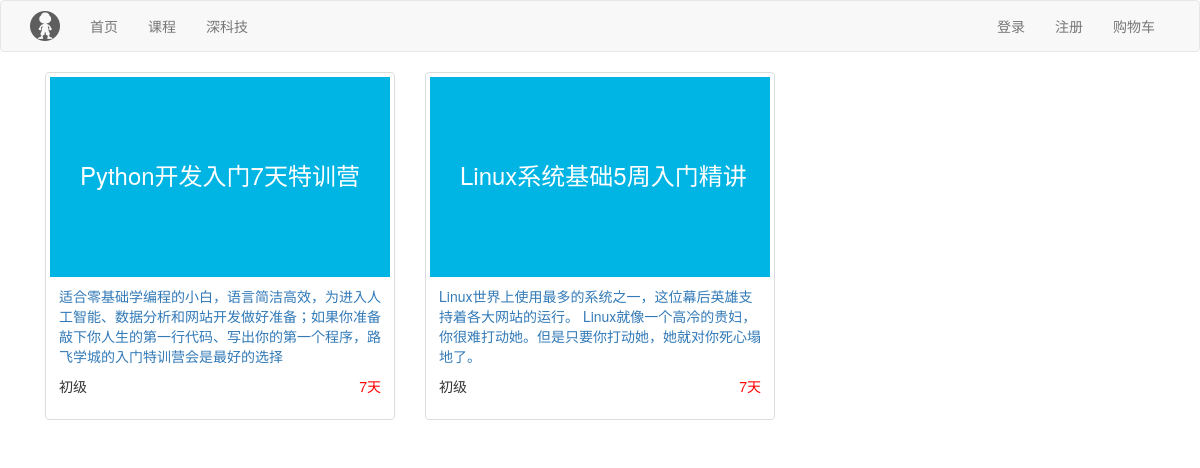
Screenshot of /course/ with the database file from the repository.
### api/models.py (models this page shows, shortened)
class Course(models.Model):
    name = models.CharField(max_length=128, unique=True)
    course_img = models.CharField(max_length=255)
    sub_category = models.ForeignKey("CourseSubCategory")
    course_type_choices = ((0, '付费'), (1, 'VIP专享'), (2, '学位课程'))
    course_type = models.SmallIntegerField(choices=course_type_choices)
    degree_course = models.ForeignKey("DegreeCourse", blank=True, null=True, help_text="若是学位课程，此处关联学位表")
    brief = models.TextField(verbose_name="课程概述", max_length=2048)
    level_choices = ((0, '初级'), (1, '中级'), (2, '高级'))
    level = models.SmallIntegerField(choices=level_choices, default=1)
    pub_date = models.DateField(verbose_name="发布日期", blank=True, null=True)
    period = models.PositiveIntegerField(verbose_name="建议学习周期(days)", default=7)  #
    order = models.IntegerField("课程顺序", help_text="从上一个课程数字往后排")
    attachment_path = models.CharField(max_length=128, verbose_name="课件路径", blank=True, null=True)
    status_choices = ((0, '上线'), (1, '下线'), (2, '预上线'))
    status = models.SmallIntegerField(choices=status_choices, default=0)
    template_id = models.SmallIntegerField("前端模板id", default=1)
    coupon = GenericRelation("Coupon")
    price_policy = GenericRelation("PricePolicy")
    asked_question = GenericRelation("OftenAskedQuestion")
    def __str__(self):
        return "%s(%s)" % (self.name, self.get_course_type_display())
    class Meta:
        verbose_name_plural = "06.专题课或学位课模块"

### api/views/html.py (the view)
# urls.py: url(r'courses/(?P<pk>\d+)/$',course.CourseDetailView.as_view()),
def course(request):
    print(request.session.get("token"))
    course_list = models.Course.objects.all()
    print(course_list)
    return render(request, "course.html",{'course_list':course_list})

### templates/course.html
{% extends "base.html" %}
{% block content %}
    <div class="container">
        {% for item in course_list %}
            <div class="col-md-4">
                <div class="thumbnail">
                    <div style="width: 100%;height: 200px;background: rgb(0, 180, 228);"></div>
                    <div class="caption">
                        <h3 style="position: absolute; top: 70px; left: 50px;color: white;">
                            {{ item.name }}
                        </h3>
                        <p>
                            <a href="/course/{{ item.id }}/">{{ item.brief }}</a>
                        </p>
                        <p>
                            <span>{{ item.get_level_display }}</span> <span class="pull-right"
                                                                            style="color: red">{{ item.period }}天</span>
                        </p>
                    </div>
                </div>
            </div>
        {% endfor %}
    </div>
{% endblock %}

### rows the page displays
Course: name "Python开发入门7天特训营", brief "适合零基础学编程的小白，语言简洁高效，为进入人工智能、数据分析和网站开发做好准备；如果你准备敲下你人生的第一行代码、写出你的第一个程序，路飞学城的入门特训营会是最好的选择", level "初级", period "7"
Course: name "Linux系统基础5周入门精讲", brief "Linux世界上使用最多的系统之一，这位幕后英雄支持着各大网站的运行。 Linux就像一个高冷的贵妇，你很难打动她。但是只要你打动她，她就对你死心塌地了。", level "初级", period "7"
